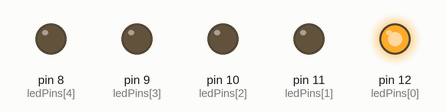
The sketch below on a simulated Arduino Uno, built with avr-gcc and run on an emulated ATmega328P. On the bench: output pins drawn as LEDs (lit = HIGH).

Above: at 0.05 s.
At 1.7 s:
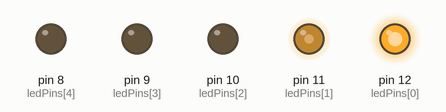
At 3.35 s:
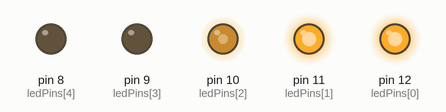
At 6.65 s:
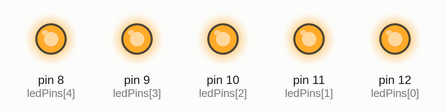
At 9.7 s:
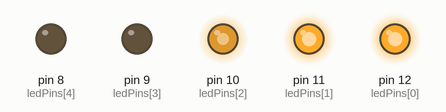
At 13.3 s:
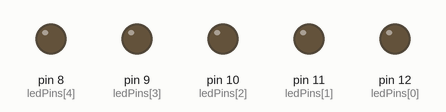
Timing chart, 0 to 17.4 s (numbered marks = the images above):
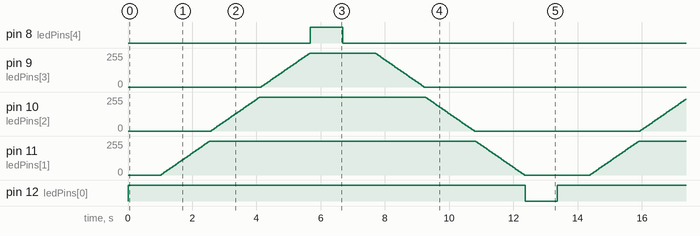

Measured:
- by itself, pin 8 (ledPins[4]): alternates HIGH for 1.0 s and LOW for 12.4 s
- by itself, pin 12 (ledPins[0]): alternates HIGH for 12.4 s and LOW for 1.0 s

The sketch:

Laboratory_2.ino
```cpp
const int total_led = 5;
int ledPins[total_led] = {12,11,10,9,8};

void setup() {
  int count = 0;
  while (count < total_led) {
    pinMode(ledPins[count], OUTPUT);
    count++;
  }
}


void loop() {
  int counts = 0;
  while (counts < total_led){
	//checks if pin is PWM. LED ON
    if (ledPins[counts]!=9 && ledPins[counts]!=10 && ledPins[counts]!=11) {
      digitalWrite(ledPins[counts], HIGH);
      delay(1000);
    }
    else {
		//adjust brightness of PWM pins. LED ON
      int brightness = 0;
      while (brightness <= 255) {
        analogWrite(ledPins[counts], brightness);
        brightness+=5;
		delay(30);
      }
    }
    counts++;
  }

  counts = total_led-1;
  while (counts >= 0) {
	  //checks if pin is PWM. LED OFF
    if (ledPins[counts]!=9 && ledPins[counts]!=10 && ledPins[counts]!=11) {
      digitalWrite(ledPins[counts], LOW);
      delay(1000);
    }
    else {
		//adjust brightness of PWM pins. LED OFF
      int brightness = 255;
      while (brightness >= 0) {
        analogWrite(ledPins[counts], brightness);
        brightness-=5;
        delay(30);
      }
    }
    counts--;
  }
}
```
